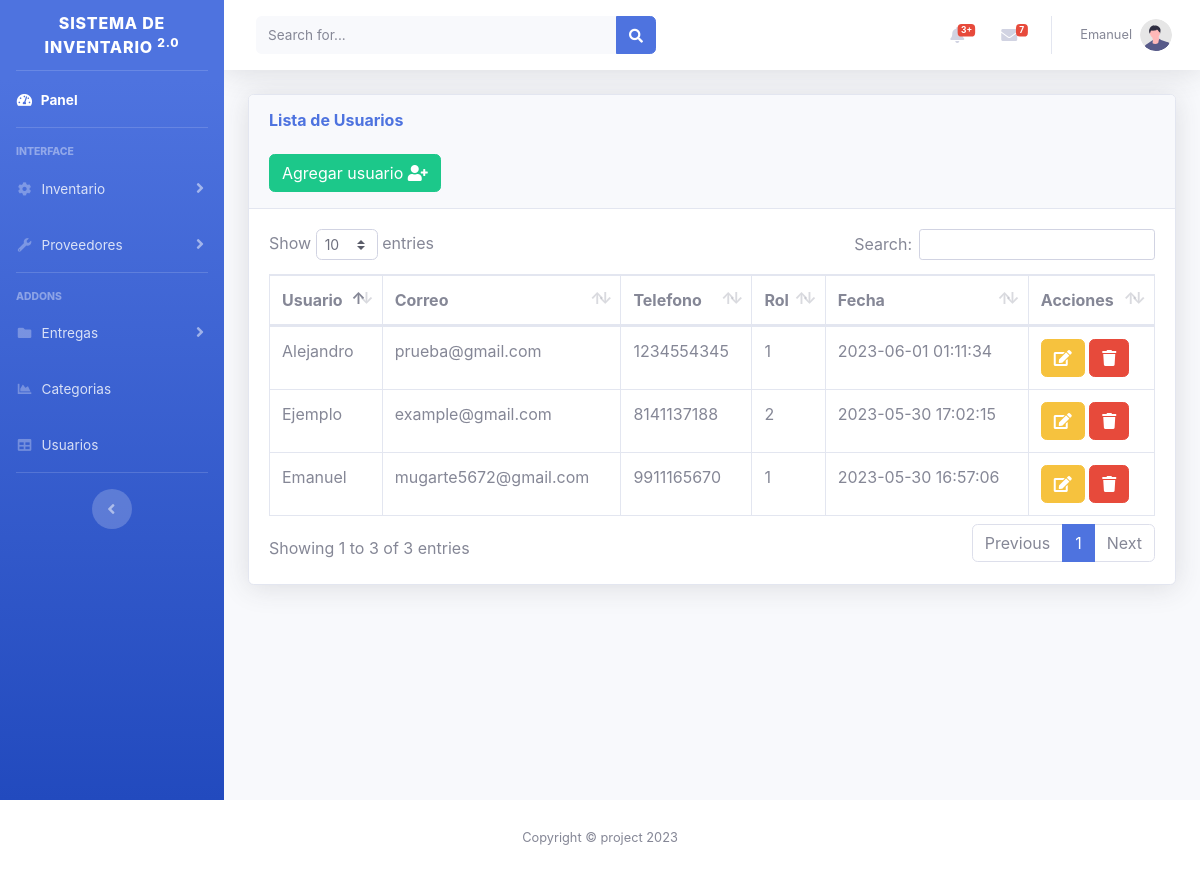
/views/usuarios.php (signed in), run on the app's committed database.
### tables this page shows
CREATE TABLE `users` (
  `id` int(11) NOT NULL,
  `usuario` varchar(50) NOT NULL,
  `correo` varchar(50) NOT NULL,
  `telefono` varchar(50) NOT NULL,
  `password` varchar(300) NOT NULL,
  `fecha` timestamp NOT NULL DEFAULT current_timestamp() ON UPDATE current_timestamp(),
  `id_rol` int(11) NOT NULL
);

### views/usuarios.php (the view, shortened to what this page needs)
<?php include "../includes/header.php"; ?>
<body id="page-top">
    <div class="container-fluid">
        <div class="card shadow mb-4">
            <div class="card-header py-3">
                <h6 class="m-0 font-weight-bold text-primary">Lista de Usuarios</h6>
                <br>
                <button type="button" class="btn btn-success" data-toggle="modal" data-target="#user">
                    <span class="glyphicon glyphicon-plus"></span> Agregar usuario <i class="fa fa-user-plus"></i> </a></button>
            </div>
            <div class="card-body">
                <div class="table-responsive">
                    <table class="table table-bordered" id="dataTable" width="100%" cellspacing="0">
                        <thead>
                            <tr>
                                <th>Usuario</th>
                                <th>Correo</th>
                                <th>Telefono</th>
                                <th>Rol</th>
                                <th>Fecha</th>
                                <th>Acciones</th>
                            </tr>
                        </thead>
                        <tbody>
                            <?php
                            require_once("../includes/db.php");
                            $result = mysqli_query($conexion, "SELECT * FROM users ");
                            while ($fila = mysqli_fetch_assoc($result)) :
                            ?>
                                <tr>
                                    <td><?php echo $fila['usuario']; ?></td>
                                    <td><?php echo $fila['correo']; ?></td>
                                    <td><?php echo $fila['telefono']; ?></td>
                                    <td><?php echo $fila['id_rol']; ?></td>
                                    <td><?php echo $fila['fecha']; ?></td>
                                    <td>
                                        <a href="editUser.php?accion=edit_users&id=<?php echo $fila['id'] ?>" class="btn btn-warning" id="editForm">
                                            <i class="fa fa-edit "></i> </a>
                                        <a href="../includes/functions.php?accion=delete_users&id=<?php echo $fila['id'] ?> " class="btn btn-danger btn-del" id="deleteForm">
                                            <i class="fa fa-trash "></i></a></button>
                                    </td>
                                </tr>
                            <?php endwhile; ?>
                        </tbody>
                    </table>
                </div>
            </div>
        </div>
    </div>
    </div>
    </div>
    </div>
</body>
<?php include "../includes/footer.php"; ?>
</html>

### includes/header.php (shortened to what this page needs)
<!DOCTYPE html>
<html lang="en">
<head>
    <link href="../vendor/fontawesome-free/css/all.min.css" rel="stylesheet" type="text/css">
    <link href="../vendor/datatables/dataTables.bootstrap4.min.css" rel="stylesheet">
    <link rel="stylesheet" href="../package/dist/sweetalert2.css">
    <link href="../css/sb-admin-2.min.css" rel="stylesheet">
</head>
<body id="page-top">
    <div id="wrapper">
        <ul class="navbar-nav bg-gradient-primary sidebar sidebar-dark accordion" id="accordionSidebar">
            <a class="sidebar-brand d-flex align-items-center justify-content-center" href="index.php">
                <div class="sidebar-brand-text mx-3">Sistema de Inventario <sup>2.0</sup></div>
            </a>
            <hr class="sidebar-divider my-0">
            <li class="nav-item active">
                <a class="nav-link" href="../views/index.php">
                    <i class="fas fa-fw fa-tachometer-alt"></i>
                    <span>Panel</span></a>
            </li>
            <hr class="sidebar-divider">
            <div class="sidebar-heading">
                Interface
            </div>
            <li class="nav-item">
                <a class="nav-link collapsed" href="#" data-toggle="collapse" data-target="#collapseTwo" aria-expanded="true" aria-controls="collapseTwo">
                    <i class="fas fa-fw fa-cog"></i>
                    <span>Inventario</span>
                </a>
            </li>
            <li class="nav-item">
                <a class="nav-link collapsed" href="#" data-toggle="collapse" data-target="#collapseUtilities" aria-expanded="true" aria-controls="collapseUtilities">
                    <i class="fas fa-fw fa-wrench"></i>
                    <span>Proveedores</span>
                </a>
            </li>
            <hr class="sidebar-divider">
            <div class="sidebar-heading">
                Addons
            </div>
            <li class="nav-item">
                <a class="nav-link collapsed" href="#" data-toggle="collapse" data-target="#collapsePages" aria-expanded="true" aria-controls="collapsePages">
                    <i class="fas fa-fw fa-folder"></i>
                    <span>Entregas</span>
                </a>
            </li>
            <li class="nav-item">
                <a class="nav-link" href="../views/categorias.php">
                    <i class="fas fa-fw fa-chart-area"></i>
                    <span>Categorias</span></a>
            </li>
            <li class="nav-item">
                <a class="nav-link" href="../views/usuarios.php">
                    <i class="fas fa-fw fa-table"></i>
                    <span>Usuarios</span></a>
            </li>
            <hr class="sidebar-divider d-none d-md-block">
            <div class="text-center d-none d-md-inline">
                <button class="rounded-circle border-0" id="sidebarToggle"></button>
            </div>
        </ul>
        <div id="content-wrapper" class="d-flex flex-column">
            <div id="content">
                <nav class="navbar navbar-expand navbar-light bg-white topbar mb-4 static-top shadow">
                    <form class="d-none d-sm-inline-block form-inline mr-auto ml-md-3 my-2 my-md-0 mw-100 navbar-search">
                        <div class="input-group">
                            <input type="text" class="form-control bg-light border-0 small" placeholder="Search for..." aria-label="Search" aria-describedby="basic-addon2">
                            <div class="input-group-append">
                                <button class="btn btn-primary" type="button">
                                    <i class="fas fa-search fa-sm"></i>
                                </button>
                            </div>
                        </div>
                    </form>
                    <ul class="navbar-nav ml-auto">
                        <li class="nav-item dropdown no-arrow mx-1">
                            <a class="nav-link dropdown-toggle" href="#" id="alertsDropdown" role="button" data-toggle="dropdown" aria-haspopup="true" aria-expanded="false">
                                <i class="fas fa-bell fa-fw"></i>
                                <span class="badge badge-danger badge-counter">3+</span>
                            </a>
                        </li>
                        <li class="nav-item dropdown no-arrow mx-1">
                            <a class="nav-link dropdown-toggle" href="#" id="messagesDropdown" role="button" data-toggle="dropdown" aria-haspopup="true" aria-expanded="false">
                                <i class="fas fa-envelope fa-fw"></i>
                                <span class="badge badge-danger badge-counter">7</span>
                            </a>
                        </li>
                        <li class="nav-item dropdown no-arrow">
                            <a class="nav-link dropdown-toggle" href="#" id="userDropdown" role="button" data-toggle="dropdown" aria-haspopup="true" aria-expanded="false">
                                <span class="mr-2 d-none d-lg-inline text-gray-600 small"> <?php echo $_SESSION['usuario']; ?></span>
                                <img class="img-profile rounded-circle" src="../img/undraw_profile.svg">
                            </a>
                        </li>
                    </ul>
                </nav>

### includes/footer.php (shortened to what this page needs)
<footer class="sticky-footer bg-white">
    <div class="container my-auto">
        <div class="copyright text-center my-auto">
            <span>Copyright &copy; project 2023</span>
        </div>
    </div>
</footer>
</body>
</html>

### data on the page
users: usuario "Emanuel", correo "mugarte5672@gmail.com", telefono "9911165670", id_rol "1", fecha "2023-05-30 16:57:06"
users: usuario "Ejemplo", correo "example@gmail.com", telefono "8141137188", id_rol "2", fecha "2023-05-30 17:02:15"
users: usuario "Alejandro", correo "prueba@gmail.com", telefono "1234554345", id_rol "1", fecha "2023-06-01 01:11:34"

### other printed values
$_SESSION['usuario'] "Emanuel"
